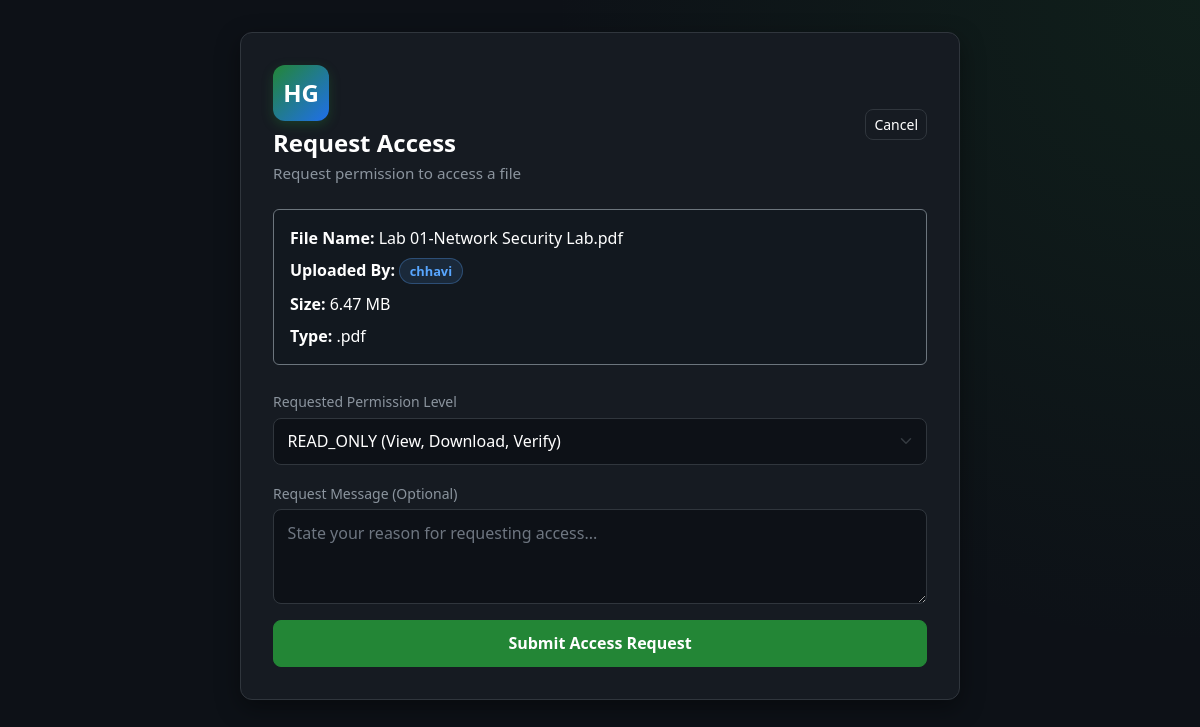
The app's page /files/24/request-access (signed in) with its own data.
### tables this page shows
CREATE TABLE files (
    id INTEGER PRIMARY KEY AUTOINCREMENT,
    owner_id INTEGER NOT NULL,
    original_filename TEXT NOT NULL,
    stored_filename TEXT NOT NULL,
    file_extension TEXT NOT NULL,
    file_size INTEGER NOT NULL,
    mime_type TEXT NOT NULL,
    sha256_hash TEXT NOT NULL,
    upload_time TIMESTAMP DEFAULT CURRENT_TIMESTAMP,
    last_verified TIMESTAMP,
    status TEXT NOT NULL DEFAULT 'ACTIVE',
    is_deleted INTEGER NOT NULL DEFAULT 0, content_hash TEXT,
    FOREIGN KEY (owner_id) REFERENCES users(id)
);

CREATE TABLE users (
    id INTEGER PRIMARY KEY AUTOINCREMENT,
    username TEXT NOT NULL UNIQUE,
    email TEXT NOT NULL UNIQUE,
    password_hash TEXT NOT NULL,
    created_at TIMESTAMP DEFAULT CURRENT_TIMESTAMP
, security_question TEXT NOT NULL DEFAULT 'q1', security_answer_hash TEXT NOT NULL DEFAULT '', email_verified INTEGER NOT NULL DEFAULT 0, last_login TIMESTAMP, account_status TEXT NOT NULL DEFAULT 'ACTIVE', failed_attempts INTEGER NOT NULL DEFAULT 0, locked_until TIMESTAMP);

### file_routes.py (the view, shortened to what this page needs)
    @files_bp.route("/files/<int:file_id>/request-access", methods=["GET", "POST"])
    @login_required
    def request_access(file_id):
        conn = get_db_connection()
        try:
            file_record = get_file_by_id(conn, file_id)
            if not file_record:
                flash("File not found.", "danger")
                return redirect(url_for("dashboard"))
            if file_record["owner_id"] == current_user_id():
                flash("You are the owner of this file.", "info")
                return redirect(url_for("files.file_details", file_id=file_id))
            existing_perm = get_user_file_permission(conn, file_id, current_user_id())
            if existing_perm:
                flash(f"You already have {existing_perm} access to this file.", "info")
                return redirect(url_for("files.file_details", file_id=file_id))
            pending = get_pending_request(conn, file_id, current_user_id())
        finally:
            conn.close()
        return render_template(
            "request_access.html",
            username=session.get("username"),
            file_record=file_record,
            pending=pending
        )

### app.py (called while the page is built)
def get_db_connection():
    conn = sqlite3.connect(DATABASE_PATH)
    conn.row_factory = sqlite3.Row
    return conn

def utc_now():
    return datetime.utcnow()

def login_required(view_func):
    @wraps(view_func)
    def wrapped_view(*args, **kwargs):
        if "user_id" not in session:
            flash("Please log in to access the dashboard.", "warning")
            return redirect(url_for("login"))
        last_activity = session.get("last_activity")
        if last_activity and (utc_now().timestamp() - last_activity) > SESSION_TIMEOUT_SECONDS:
            session.clear()
            flash("Your session has expired due to inactivity. Please log in again.", "warning")
            return redirect(url_for("login"))
        session["last_activity"] = utc_now().timestamp()
        return view_func(*args, **kwargs)
    return wrapped_view

@app.context_processor
def inject_notifications():
    if "user_id" in session:
        conn = get_db_connection()
        try:
            notifications_list = conn.execute(
                """
                SELECT * FROM notifications
                WHERE user_id = ?
                ORDER BY created_at DESC
                LIMIT 8
                """,
                (session["user_id"],),
            ).fetchall()
            unread_count = conn.execute(
                "SELECT COUNT(*) FROM notifications WHERE user_id = ? AND is_read = 0",
                (session["user_id"],),
            ).fetchone()[0]
        finally:
            conn.close()
        return {
            "notifications": notifications_list,
            "unread_notifications_count": unread_count,
        }
    return {
        "notifications": [],
        "unread_notifications_count": 0,
    }

### file_service.py (called while the page is built)
def format_file_size(num_bytes):
    if num_bytes < 1024:
        return f"{num_bytes} B"
    if num_bytes < 1024 * 1024:
        return f"{num_bytes / 1024:.1f} KB"
    if num_bytes < 1024 * 1024 * 1024:
        return f"{num_bytes / (1024 * 1024):.2f} MB"
    return f"{num_bytes / (1024 * 1024 * 1024):.2f} GB"

def get_pending_request(conn, file_id, user_id):
    return conn.execute(
        """
        SELECT * FROM access_requests
        WHERE file_id = ? AND requester_id = ? AND status = 'PENDING'
        LIMIT 1
        """,
        (file_id, user_id)
    ).fetchone()

### templates/request_access.html (shortened to what this page needs)
<!DOCTYPE html>
<html lang="en">
<head>
    <link href="https://cdn.jsdelivr.net/npm/bootstrap@5.3.3/dist/css/bootstrap.min.css" rel="stylesheet">
    <link rel="stylesheet" href="https://cdnjs.cloudflare.com/ajax/libs/font-awesome/6.4.0/css/all.min.css">
    <link rel="stylesheet" href="{{ url_for('static', filename='css/style.css') }}">
</head>
<body>
    <div class="dashboard-wrapper">
        <div class="container dashboard-container">
            <div class="dashboard-card mx-auto">
                <div class="dashboard-header mb-4">
                    <div>
                        <div class="brand-logo mb-2">HG</div>
                        <h1 class="welcome-text">Request Access</h1>
                        <p class="welcome-subtext">Request permission to access a file</p>
                    </div>
                    <div class="dashboard-actions">
                        <a href="{{ url_for('dashboard') }}" class="btn btn-outline-light btn-sm">Cancel</a>
                    </div>
                </div>
                <div class="bg-primary-subtle p-3 rounded mb-4 border border-secondary" style="background-color: rgba(13, 17, 23, 0.3) !important;">
                    <div class="mb-2"><strong>File Name:</strong> {{ file_record.original_filename }}</div>
                    <div class="mb-2"><strong>Uploaded By:</strong> <span class="owner-badge">{{ file_record.owner_username }}</span></div>
                    <div class="mb-2"><strong>Size:</strong> {{ format_file_size(file_record.file_size) }}</div>
                    <div><strong>Type:</strong> .{{ file_record.file_extension }}</div>
                </div>
                {% if pending %}
                    <div class="alert alert-warning mb-0">
                        <i class="fa-solid fa-hourglass-half me-2"></i>You already have a pending request for this file submitted on {{ pending.request_date }}.
                    </div>
                {% else %}
                    <form method="POST" action="{{ url_for('files.request_access', file_id=file_record.id) }}" data-validate>
                        <div class="mb-3">
                            <label for="requested_permission" class="form-label">Requested Permission Level</label>
                            <select class="form-select" id="requested_permission" name="requested_permission" required>
                                <option value="READ_ONLY" selected>READ_ONLY (View, Download, Verify)</option>
                            </select>
                        </div>
                        <div class="mb-3">
                            <label for="request_message" class="form-label">Request Message (Optional)</label>
                            <textarea class="form-control" id="request_message" name="request_message" rows="3" placeholder="State your reason for requesting access..."></textarea>
                        </div>
                        <button type="submit" class="btn btn-primary w-100">Submit Access Request</button>
                    </form>
                {% endif %}
            </div>
        </div>
    </div>
</body>
</html>

### static/css/style.css (style rules this page uses)
:root { --bg-primary: #0D1117; --bg-card: #161B22; --accent: #238636; --accent-hover: #2ea043; --text-primary: #FFFFFF; --text-muted: #8B949E; --border-color: #30363D; --danger: #DA3633; --warning: #D29922; --info: #58A6FF; }
* { box-sizing: border-box; }
body { background-color: var(--bg-primary); color: var(--text-primary); font-family: "Segoe UI", Tahoma, Geneva, Verdana, sans-serif; min-height: 100vh; }
.auth-card, .dashboard-card { background-color: var(--bg-card); border: 1px solid var(--border-color); border-radius: 12px; box-shadow: 0 8px 24px rgba(0, 0, 0, 0.4); width: 100%; max-width: 440px; padding: 2rem; }
.dashboard-card { max-width: 720px; }
.dashboard-container { max-width: 1200px; }
.form-select { background-color: var(--bg-primary); border: 1px solid var(--border-color); color: var(--text-primary); border-radius: 8px; padding: 0.65rem 0.85rem; }
.brand-logo { width: 56px; height: 56px; background: linear-gradient(135deg, var(--accent), #1f6feb); border-radius: 12px; display: inline-flex; align-items: center; justify-content: center; font-size: 1.5rem; font-weight: 700; margin-bottom: 0.75rem; box-shadow: 0 4px 12px rgba(35, 134, 54, 0.3); }
.form-label { color: var(--text-muted); font-size: 0.875rem; font-weight: 500; margin-bottom: 0.35rem; }
.form-control { background-color: var(--bg-primary); border: 1px solid var(--border-color); color: var(--text-primary); border-radius: 8px; padding: 0.65rem 0.85rem; transition: border-color 0.2s ease, box-shadow 0.2s ease; }
.form-control::placeholder { color: #6E7681; }
.btn-primary { background-color: var(--accent); border-color: var(--accent); border-radius: 8px; padding: 0.65rem 1rem; font-weight: 600; transition: background-color 0.2s ease, border-color 0.2s ease; }
.btn-outline-light { border-radius: 8px; border-color: var(--border-color); color: var(--text-primary); font-weight: 500; }
.dashboard-wrapper { min-height: 100vh; padding: 2rem 1rem; background: radial-gradient(circle at top right, rgba(35, 134, 54, 0.12), transparent 45%), var(--bg-primary); }
.dashboard-header { display: flex; align-items: center; justify-content: space-between; margin-bottom: 2rem; flex-wrap: wrap; gap: 1rem; }
.welcome-text { font-size: 1.5rem; font-weight: 600; margin-bottom: 0.25rem; }
.welcome-subtext { color: var(--text-muted); font-size: 0.95rem; margin-bottom: 0; }
.dashboard-actions { display: flex; gap: 0.5rem; flex-wrap: wrap; }
.owner-badge { display: inline-flex; align-items: center; background-color: rgba(88, 166, 255, 0.12); color: #58A6FF; border: 1px solid rgba(88, 166, 255, 0.3); border-radius: 999px; padding: 0.15rem 0.6rem; font-size: 0.8rem; font-weight: 600; }

### records on screen
files: original_filename "Lab 01-Network Security Lab.pdf", file_size "6.47 MB", file_extension "pdf"
users: owner_username "chhavi"
